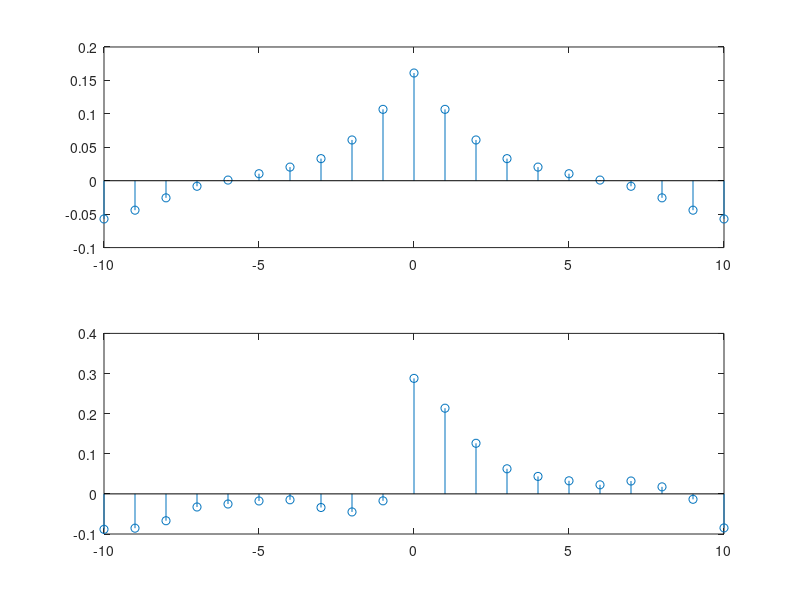

Reproduce this figure in MATLAB.
% TP main test de fonction
close all
clear all

% pkg load signal % OCTAVE-ONLY

load data_BE1

%% 2.1.1

subplot(211);
stem(sig_q1(1:100));
subplot(212);
[Rxx, ec] = xcorr(sig_q1(1:100), 'unbiased');
plot(ec, Rxx);
hold on;
[Rxxb, ec] = xcorr(sig_q1(1:100), 'biased');
plot(ec, Rxxb), '.-r';
legend('unbiased', 'biased');

%% 2.1.2

subplot(221);
[Rxx1, ec] = xcorr(sig_emis(1:1000), 'unbiased');
plot(ec, Rxx1);
hold on;
[Rxxb1, ec] = xcorr(sig_emis(1:1000), 'biased');
plot(ec, Rxxb1, 'r');
subplot(222);
[Rxx2, ec] = xcorr(sig_retour(1:1000), 'unbiased');
plot(ec, Rxx2);
hold on;
[Rxxb2, ec] = xcorr(sig_retour(1:1000), 'biased');
plot(ec, Rxxb2, 'r');
subplot(212);
[Rxy, ec] = xcorr(sig_emis(1:1000), sig_retour(1:1000), 'unbiased');
plot(ec, Rxy);
hold on;
[Rxyb, ec] = xcorr(sig_emis(1:1000), sig_retour(1:1000), 'biased');
plot(ec, Rxyb, 'r');

%% 2.1.3

subplot(311);
[Rxx, ec] = xcorr(sig_spectral(1:20), 'unbiased');
plot(ec, Rxx);
hold on;
[Rxxb, ec] = xcorr(sig_spectral(1:20), 'biased');
plot(ec, Rxxb, 'r');
legend('unbiased', 'biased');
subplot(312);
stem(abs(fft(sig_spectral)));
subplot(313);
[Rxx, ec] = xcorr(sig_spectral(1:20), 'unbiased');
plot(ec, abs(fft(Rxx)));
hold on;
[Rxxb, ec] = xcorr(sig_spectral(1:20), 'biased');
plot(ec, abs(fft(Rxxb)), 'r');
legend('unbiased', 'biased');

%% 2.2.1

rands = sign(randn(1, 127));
B = [2 3];
A = [1];
fltrdsig = filter(B, A, rands);

subplot(211);
[Rxx, ec] = xcorr(fltrdsig, 10, 'biased');
stem(ec, Rxx);
subplot(212);
[Rxy, ec] = xcorr(fltrdsig, rands, 10,'biased');
stem(ec, Rxy);

%% 2.2.2

rands = sign(randn(1, 127));
B = [0.3];
A = [1 -0.7];
fltrdsig = filter(B, A, rands);

subplot(211);
[Rxx, ec] = xcorr(fltrdsig, 10, 'biased');
stem(ec, Rxx);
subplot(212);
[Rxy, ec] = xcorr(fltrdsig, rands, 10,'biased');
stem(ec, Rxy);

%% 2.2.3 Mystere...
